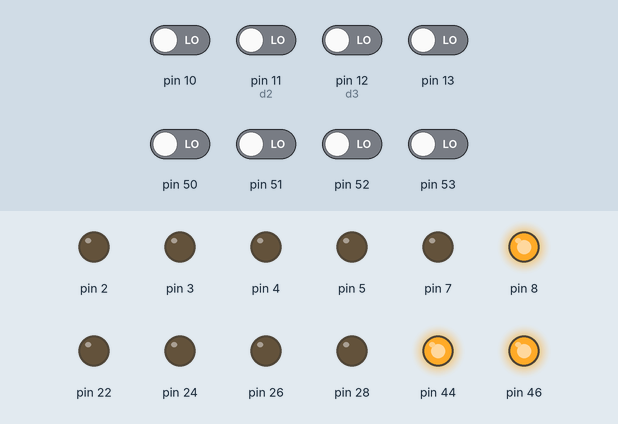
Bench run of a sketch on a simulated Arduino Mega 2560, built with avr-gcc and run on an emulated ATmega2560. On the bench: output pins drawn as LEDs (lit = HIGH). The test bench sets the inputs (shaded band); at power-on: pin 10, pin 11 (d2), pin 12 (d3), pin 13, pin 50–53 LOW. Pins used as bus, display or sensor lines are not drawn.

Above: at 1.2 s.
1.3 s: pin 11 (d2) driven HIGH
At 1.9 s:
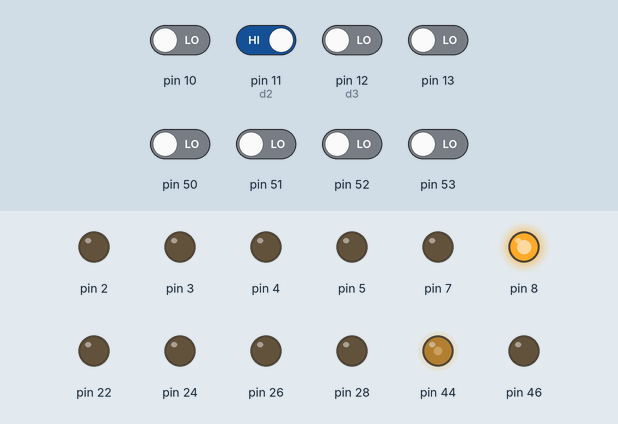
2.8 s: pin 12 (d3) driven HIGH
At 3.8 s:
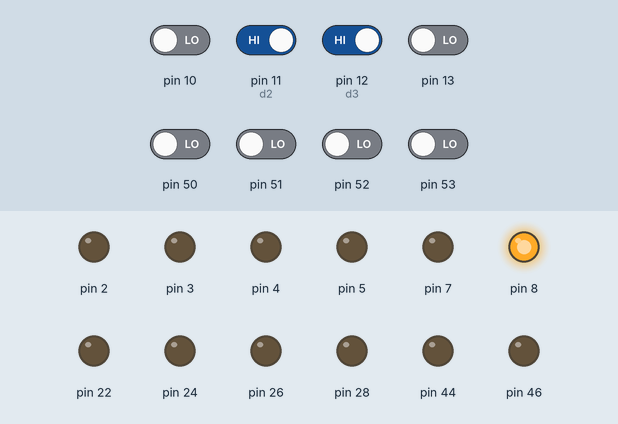
4.3 s: pin 11 (d2) driven LOW
At 5.4 s:
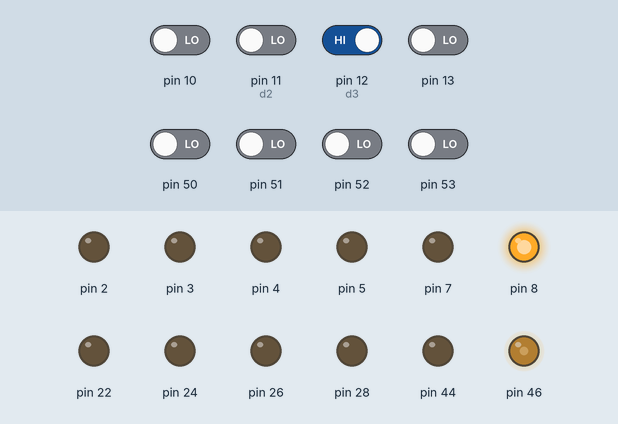
Timing chart, 0 to 7.3 s (numbered marks = the images above; inputs shaded):
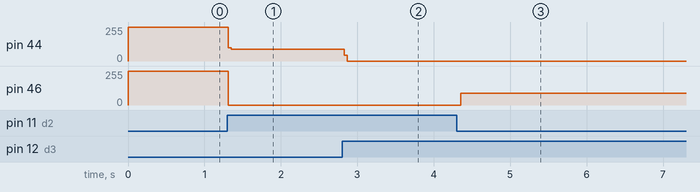

The sketch:

mon1.ino
```cpp
#include "monocon_chuugoku.h"

Di sw1(d3), sw2(d2);

void loop() {
	if (!sw1 && !sw2) dm.br();
	else if (!sw1) dm.ccw(100);
	else if (!sw2) dm.cw(100);
	else dm.fr();
}
```

Source omitted: monocon_chuugoku.h (40144 bytes)

Measured:
- after the input at 1.3 s, pin 44: 255/255 → 88/255 at once; pin 46: 255/255 → 0/255 at once
- after the input at 2.8 s, pin 44: 88/255 → 0/255 at once
- after the input at 4.3 s, pin 46: 0/255 → 87/255 after 0.05 s
